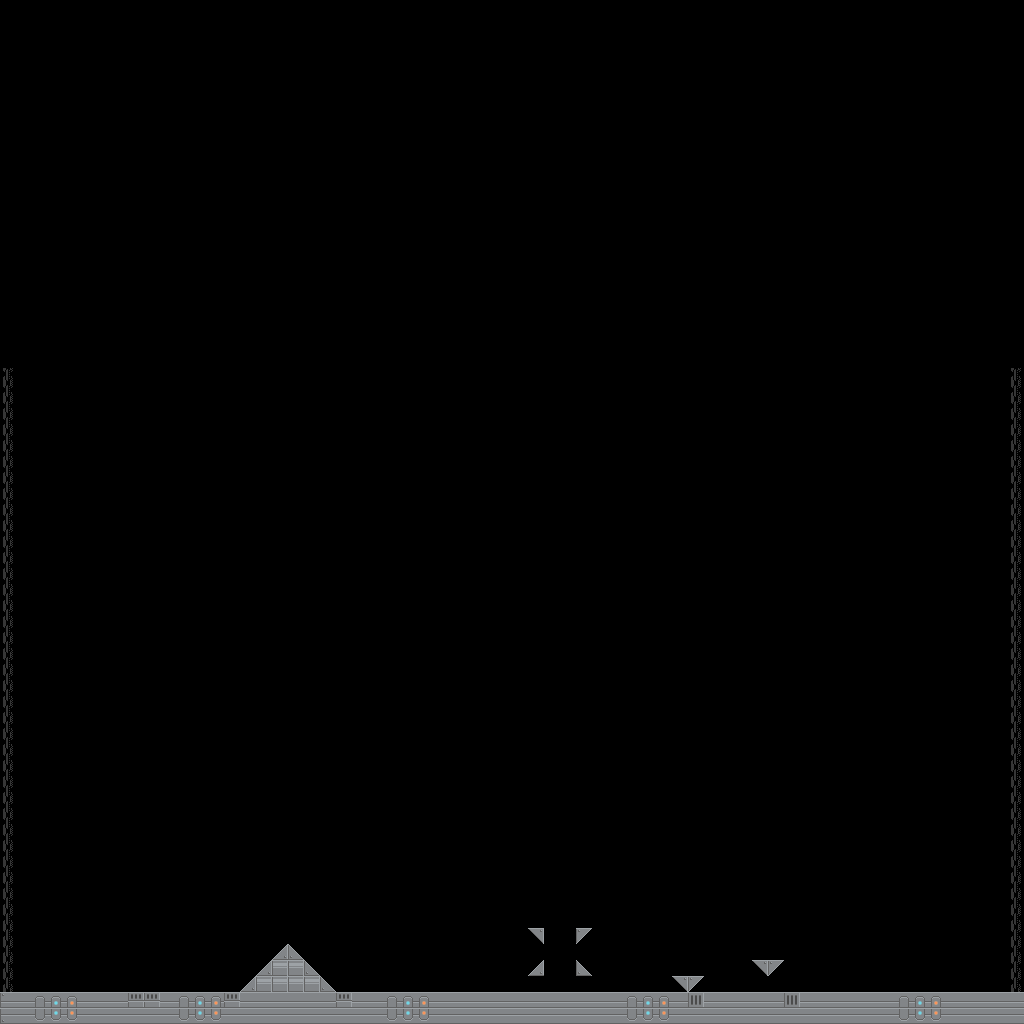

The image is a tile-based game level rendered from a .tmx file. Its description and source (layers, tilesets, objects; grid data summarised) follow:
An orthogonal 64x64 tile map with 16x16 px tiles, 2 tile layers (collision_layer, non-coll1).

<map version="1.5" tiledversion="1.7.2" orientation="orthogonal" renderorder="right-down" width="64" height="64" tilewidth="16" tileheight="16" infinite="0" nextlayerid="3" nextobjectid="1">
 <tileset firstgid="1" source="../world tileset16x16.tsx" />
 <layer id="1" name="collision_layer" width="64" height="64">
  <data>[4096 cells, 148 non-empty, 17 distinct tile ids]</data>
 </layer>
 <layer id="2" name="non-coll1" width="64" height="64">
  <data>[4096 cells, 78 non-empty, 1 distinct tile ids]</data>
 </layer>
</map>
